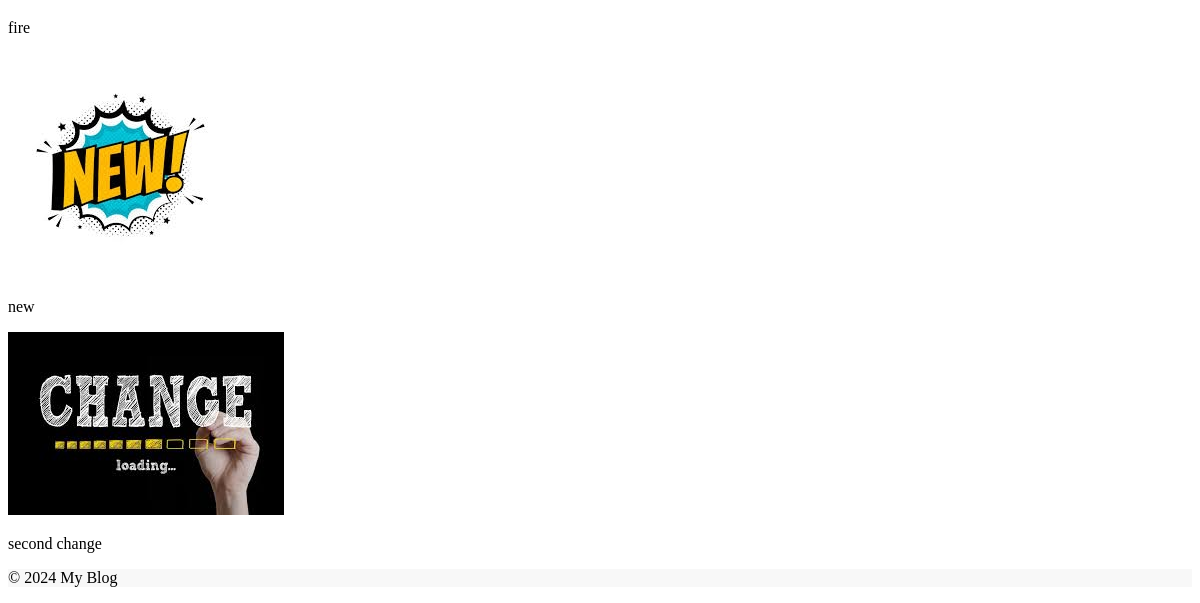
Before: /filter/ (lower part) with the older database file.
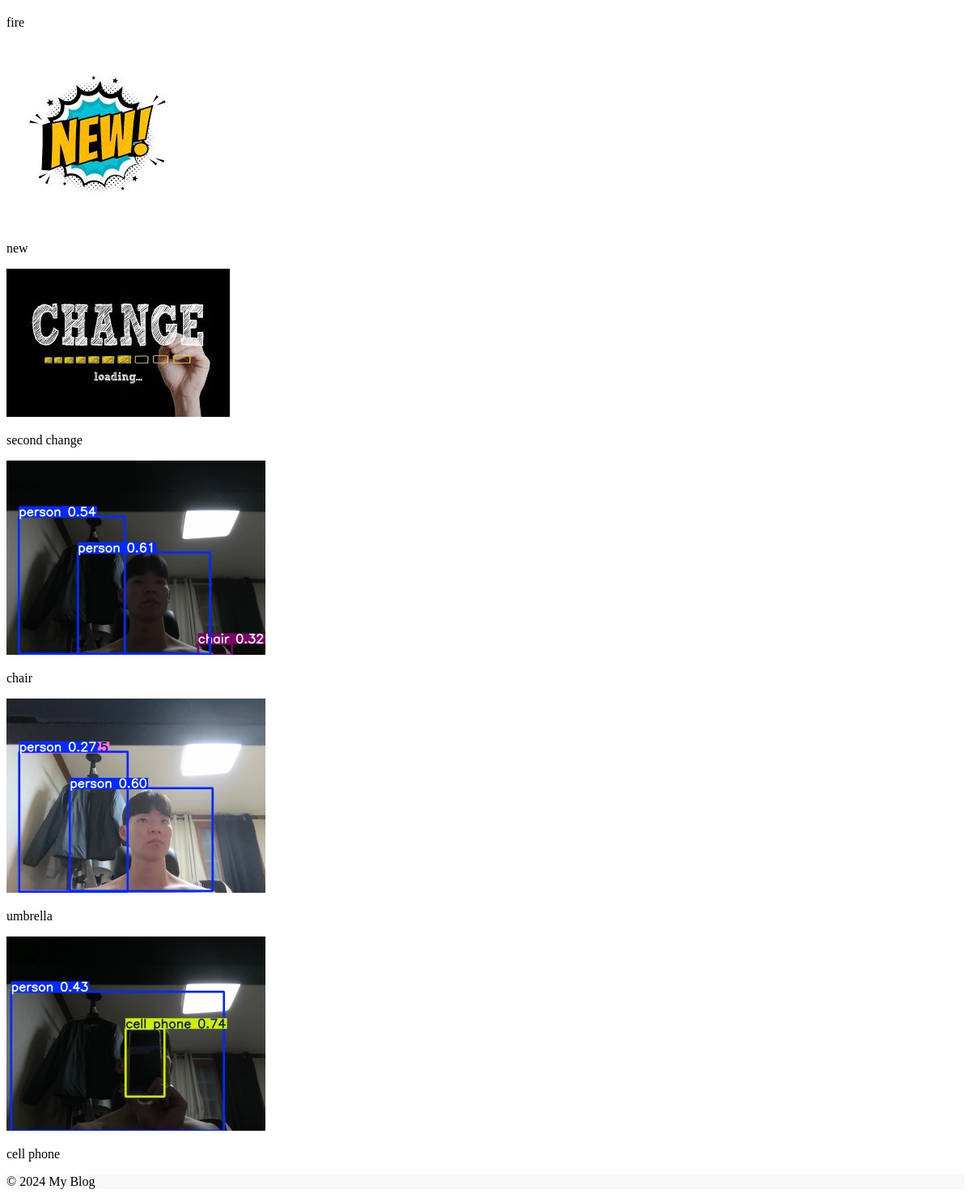
After: the same page with the newer database file.
### blog/models.py (models this page shows, shortened)
class Post(models.Model):
    author = models.ForeignKey(settings.AUTH_USER_MODEL, on_delete=models.CASCADE, null=True, blank=True)
    title = models.CharField(max_length=200)
    text = models.TextField()
    created_date = models.DateTimeField(default=timezone.now)
    published_date = models.DateTimeField(blank=True, null=True)
    image = models.ImageField(upload_to='blog_image/%Y/%m/%d/', default='blog_image/default_error.png')
    is_favorited = models.BooleanField(default=False)  # 즐겨찾기 필드 추가
    tags = models.JSONField(blank=True, default=list)  # JSONField로 태그 저장

### blog/views.py (the view)
# urls.py: path('filter/', views.filtered_images, name='filtered_images'),  # 필터링된 이미지 뷰 추가
def filtered_images(request):
    category = request.GET.get('category')  # URL의 GET 파라미터에서 'category' 값을 가져옵니다.
    if category:  # 카테고리 값이 존재할 때만 필터링
        images = Post.objects.filter(tags__icontains=category)
    else:  # 카테고리 값이 없으면 전체 이미지 반환
        images = Post.objects.all()
    return render(request, 'blog/filtered_images.html', {'category': category, 'images': images})

### blog/templates/blog/filtered_images.html (shortened to what this page needs)
<!DOCTYPE html>
<html lang="en">
<head>
    {% load static %}
    <link rel="stylesheet" href="{% static 'css/styles.css' %}">
</head>
<body class="{% if request.COOKIES.dark_mode == 'true' %}dark-mode{% endif %}">
    <div class="content">
        <div class="image-list">
            {% for image in images %}
                <div class="image-item">
                    <img src="{{ image.image.url }}" alt="{{ image.title }}">
                    <p>{{ image.title }}</p>
                </div>
            {% empty %}
                <p>No images found in this category.</p>
            {% endfor %}
        </div>
    </div>
    <footer class="{% if request.COOKIES.dark_mode == 'true' %}dark-mode{% endif %}">
        <p>&copy; 2024 My Blog</p>
    </footer>
</body>
</html>

Changed rows visible on the page:
added Post: image (picture), title "chair"
added Post: image (picture), title "umbrella"
added Post: image (picture), title "cell phone"
